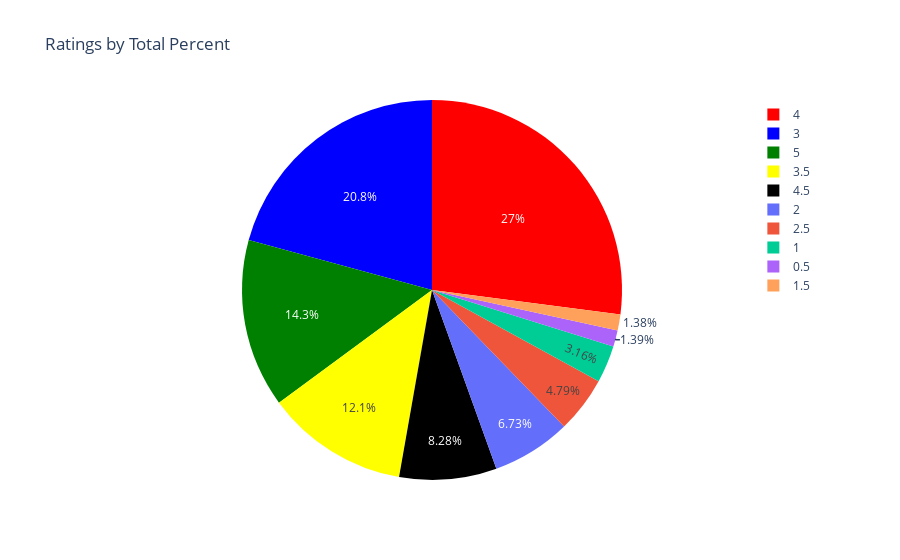

Notebook cell for this chart:
### Markdown cell above
And for a better visualization, let's represent by a pie chart with the percent representation.

### Code cell
values = ratings.rating.value_counts()
labels = values.index
colors = ['red', 'blue', 'green', 'yellow', 'black']
trace = go.Pie(labels=labels,
               values=values,
                marker=dict(colors=colors)
              )
layout = go.Layout(title='Ratings by Total Percent')
fig = go.Figure(data=trace, layout=layout)
iplot(fig)

### Figure 1 — Plotly figure (JSON) as saved in the notebook; plotly's stock layout.template omitted (floating-point values rounded to 4 significant figures)
{"data": [{"labels": [4, 3, 5, 3.5, 4.5, 2, 2.5, 1, 0.5, 1.5], "marker": {"colors": ["red", "blue", "green", "yellow", "black"]}, "values": [414933, 318501, 219944, 186016, 126996, 103247, 73495, 48497, 21264, 21169], "type": "pie"}], "layout": {"title": {"text": "Ratings by Total Percent"}}}
